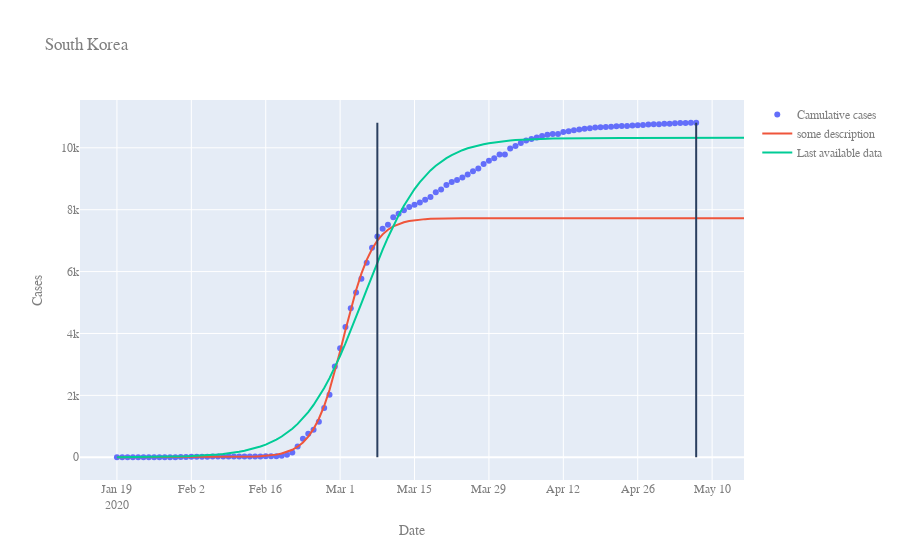
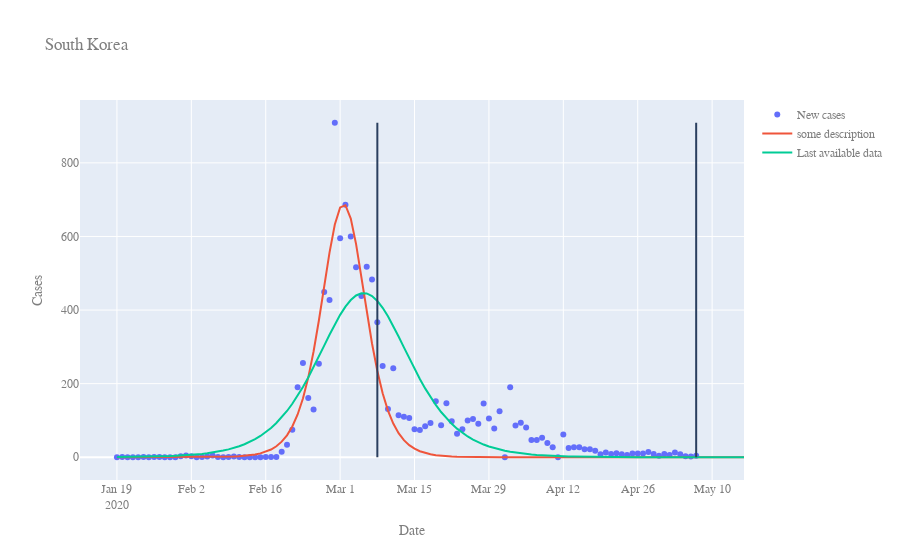

Notebook source saved alongside these figures, in order:
### Markdown cell above
## South Korea

### Code cell
df = load_data("KOR")
params = get_fit_of_events(df,{
    "date": ["2020-03-08"],
    "event": ["some description"]
})
display(unfold(params))
plotter(df, params)
